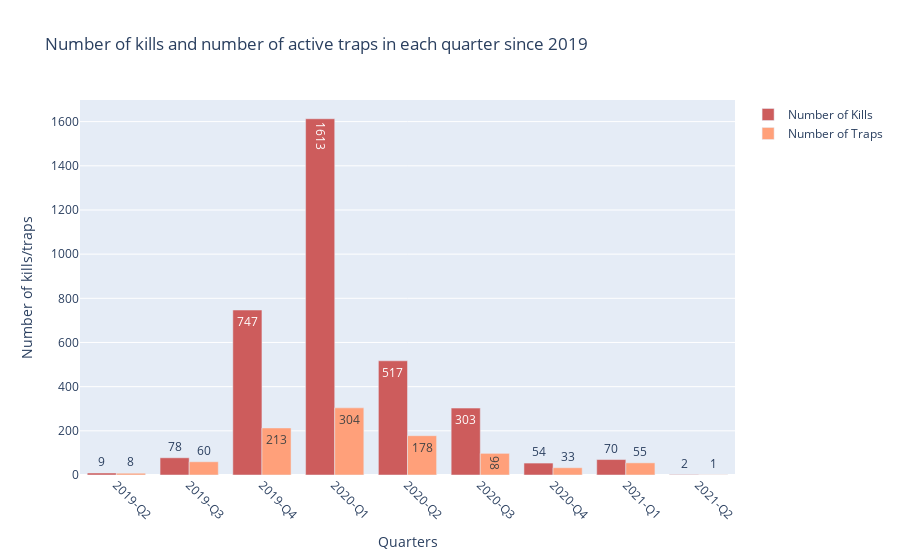

Here is the notebook cell this chart was saved with:
### Code cell
fiordland_fig = go.Figure()
fiordland_fig.add_trace(
    go.Bar(
        x=fiordland_stats["year_quarter"],
        y=fiordland_stats["num_kills"],
        name="Number of Kills",
        marker_color='indianred',
        text=fiordland_stats["num_kills"]
    )
)
fiordland_fig.add_trace(
    go.Bar(
        x=fiordland_stats["year_quarter"],
        y=fiordland_stats["num_traps"],
        name="Number of Traps",
        marker_color='lightsalmon',
        text=fiordland_stats["num_traps"]
    )
)
fiordland_fig.update_layout(
    barmode="group",
    xaxis_tickangle=45,
    title="Number of kills and number of active traps in each quarter since 2019",
    xaxis_title="Quarters",
    yaxis_title="Number of kills/traps")
fiordland_fig.show()

### Figure 1 — Plotly figure (JSON) as saved in the notebook; plotly's stock layout.template omitted (floating-point values rounded to 4 significant figures)
{"data": [{"marker": {"color": "indianred"}, "name": "Number of Kills", "text": [9.0, 78.0, 747.0, 1613.0, 517.0, 303.0, 54.0, 70.0, 2.0], "type": "bar", "x": ["2019-Q2", "2019-Q3", "2019-Q4", "2020-Q1", "2020-Q2", "2020-Q3", "2020-Q4", "2021-Q1", "2021-Q2"], "y": [9, 78, 747, 1613, 517, 303, 54, 70, 2]}, {"marker": {"color": "lightsalmon"}, "name": "Number of Traps", "text": [8.0, 60.0, 213.0, 304.0, 178.0, 98.0, 33.0, 55.0, 1.0], "type": "bar", "x": ["2019-Q2", "2019-Q3", "2019-Q4", "2020-Q1", "2020-Q2", "2020-Q3", "2020-Q4", "2021-Q1", "2021-Q2"], "y": [8, 60, 213, 304, 178, 98, 33, 55, 1]}], "layout": {"barmode": "group", "title": {"text": "Number of kills and number of active traps in each quarter since 2019"}, "xaxis": {"tickangle": 45, "title": {"text": "Quarters"}}, "yaxis": {"title": {"text": "Number of kills/traps"}}}}
